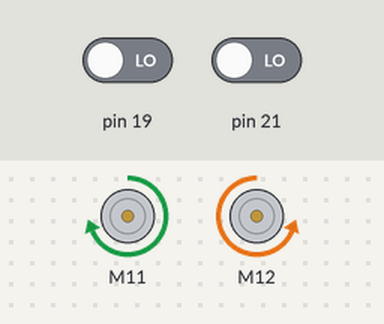
A program run on a simulated Arduino Mega 2560, built with avr-gcc and run on an emulated ATmega2560. Parts: 2 × DC motor (green arrow = forward, orange = backward, longer = faster). The inputs (shaded band) are chosen by the test bench; at power-on: pin 19 LOW, pin 21 LOW. What the program prints to the serial monitor is not drawn.

Above: at 0.1 s.
At 1.6 s:
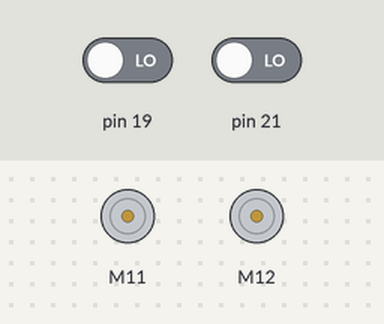
Timing chart, 0 to 3.1 s (numbered marks = the images above):
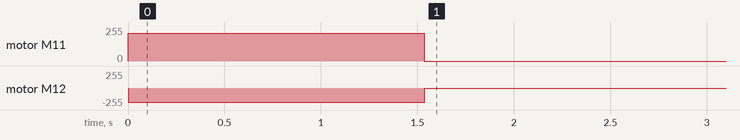

The program:

main.cpp
```cpp
#include <Arduino.h>
#include <MeMegaPi.h>

#include <MeMegaPi.h>
#define DEBUG_INFO

MeEncoderOnBoard Encoder_1(SLOT1);
MeEncoderOnBoard Encoder_2(SLOT2);

void isr_process_encoder1(void)
{
  if(digitalRead(Encoder_1.getPortB()) == 0)
  {
    Encoder_1.pulsePosMinus();
  }
  else
  {
    Encoder_1.pulsePosPlus();;
  }
}

void isr_process_encoder2(void)
{
  if(digitalRead(Encoder_2.getPortB()) == 0)
  {
    Encoder_2.pulsePosMinus();
  }
  else
  {
    Encoder_2.pulsePosPlus();
  }
}

long lasttime = millis();

void setup()
{
  attachInterrupt(Encoder_1.getIntNum(), isr_process_encoder1, RISING);
  attachInterrupt(Encoder_2.getIntNum(), isr_process_encoder2, RISING);
  Serial.begin(115200);

  //Set PWM 8KHz
  TCCR1A = _BV(WGM10);
  TCCR1B = _BV(CS11) | _BV(WGM12);

  TCCR2A = _BV(WGM21) | _BV(WGM20);
  TCCR2B = _BV(CS21);

  Encoder_1.setMotionMode(PID_MODE);
  Encoder_2.setMotionMode(PID_MODE);
  Encoder_1.setPulse(7);
  Encoder_2.setPulse(7);
  Encoder_1.setRatio(26.9);
  Encoder_2.setRatio(26.9);
  Encoder_1.setPosPid(1.8,0,1.2);
  Encoder_2.setPosPid(1.8,0,1.2);
  Encoder_1.setSpeedPid(0.18,0,0);
  Encoder_2.setSpeedPid(0.18,0,0);
  Encoder_1.setPulsePos(0);
  Encoder_2.setPulsePos(0);

  Encoder_1.moveTo(1000,150);
  Encoder_2.moveTo(-1000,150);
}

void loop() {
  if (millis() - lasttime > 500) {
    Serial.print("E1: PulsePos: ");
    Serial.print(Encoder_1.getPulsePos());
    Serial.print(" speed: ");
    Serial.print(Encoder_1.getCurrentSpeed());
    Serial.print(" CurPWM: ");
    Serial.print(Encoder_1.getCurPwm());
    Serial.print(" goTo: ");
    Serial.print(Encoder_1.distanceToGo());
    Serial.print(" CurPos: ");
    Serial.print(Encoder_1.getCurPos());
    Serial.print(",E2: PulsePos: ");
    Serial.print(Encoder_2.getPulsePos());
    Serial.print(" speed: ");
    Serial.print(Encoder_2.getCurrentSpeed());
    Serial.print(" CurPWM: ");
    Serial.print(Encoder_2.getCurPwm());
    Serial.print(" goTo: ");
    Serial.print(Encoder_2.distanceToGo());
    Serial.print(" CurPos: ");
    Serial.println(Encoder_2.getCurPos());
    lasttime = millis();
  }
  Encoder_1.loop();
  Encoder_2.loop();
  //delay(100);
}
```

Measured:
- by itself, motor M11: stopped → forward 210/255 at 0.00 s, → stopped 1.5 s later
- by itself, motor M12: stopped → backward 210/255 at 0.00 s, → stopped 1.5 s later
